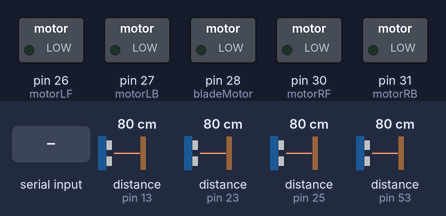
Simulated run of this sketch. Board: Arduino Mega 2560, built with avr-gcc and run on an emulated ATmega2560. Parts: switched loads named in the sketch (green lamp = pin HIGH). Wiring (inferred from the names in the program): 4 × ultrasonic range finder: trigger pin 12, echo pin 13 / trigger pin 22, echo pin 23 / trigger pin 34, echo pin 25 / trigger pin 52, echo pin 53. The inputs (shaded band) are chosen by the test bench; at power-on: distance to the obstacle (sensors on pin 13, pin 23, pin 25, pin 53) 80 cm. The echo pulse lasts 58.3 µs per cm; pins used as bus, display or sensor lines are not drawn; what the sketch prints to the serial monitor is not drawn.

Above: at 1.2 s.
1.3 s: "FWD\n" received over Serial
At 1.9 s:
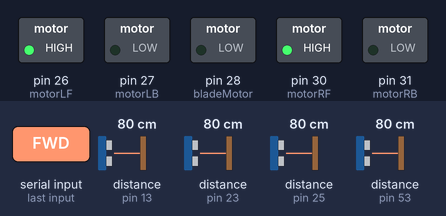
2.8 s: "BWD\n" received over Serial
At 4.0 s:
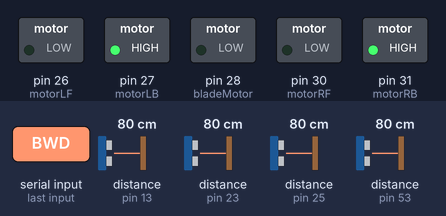
4.3 s: "LFT\n" received over Serial
At 4.9 s:
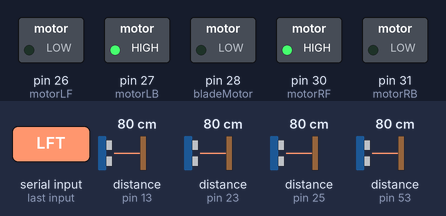
5.8 s: "RGT\n" received over Serial
At 6.8 s:
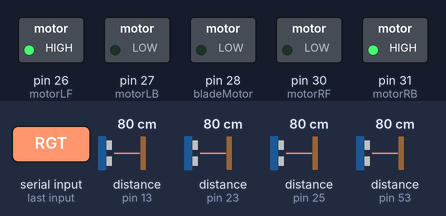
7.3 s: "BON\n" received over Serial
At 7.7 s:
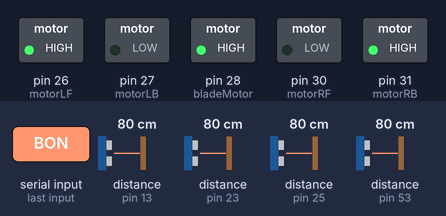
8.8 s: "STP\n" received over Serial
At 9.5 s:
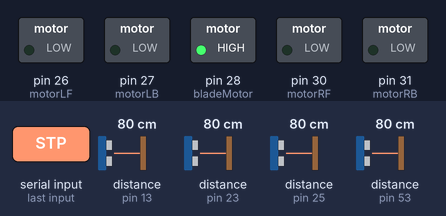
Timing chart, 0 to 11.3 s (numbered marks = the images above; inputs shaded):
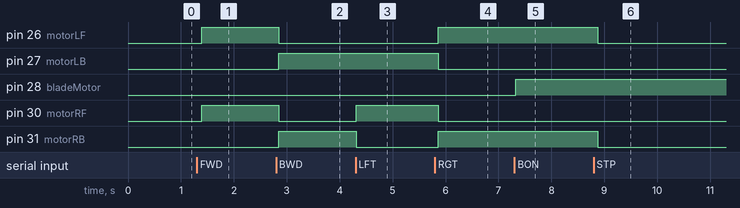

The sketch:

Arduino_Mega_Code.ino
```cpp
// ---------- MOTOR PINS ----------
int motorLF = 26;  // Left Front motor
int motorLB = 27;  // Left Back motor
int motorRF = 30;  // Right Front motor
int motorRB = 31;  // Right Back motor

// ---------- BLADE MOTOR ----------
int bladeMotor = 28;

// ---------- ULTRASONIC SENSOR PINS ----------
#define TRIG1 52
#define ECHO1 53

#define TRIG2 22
#define ECHO2 23

#define TRIG3 34
#define ECHO3 25

#define TRIG4 12
#define ECHO4 13

// ---------- MODE ----------
bool autoMode = false;

void setup() {
  Serial.begin(9600);

  // Motor pins
  pinMode(motorLF, OUTPUT);
  pinMode(motorLB, OUTPUT);
  pinMode(motorRF, OUTPUT);
  pinMode(motorRB, OUTPUT);

  pinMode(bladeMotor, OUTPUT);

  // Sonar pins
  pinMode(TRIG1, OUTPUT);  pinMode(ECHO1, INPUT);
  pinMode(TRIG2, OUTPUT);  pinMode(ECHO2, INPUT);
  pinMode(TRIG3, OUTPUT);  pinMode(ECHO3, INPUT);
  pinMode(TRIG4, OUTPUT);  pinMode(ECHO4, INPUT);

  Stop();
  digitalWrite(bladeMotor, LOW);
}

// ----------- SONAR READ FUNCTION ----------
long getDistance(int trigPin, int echoPin) {
  digitalWrite(trigPin, LOW);
  delayMicroseconds(2);
  digitalWrite(trigPin, HIGH);
  delayMicroseconds(10);
  digitalWrite(trigPin, LOW);

  long duration = pulseIn(echoPin, HIGH, 30000); // 30ms timeout
  long distance = duration * 0.034 / 2;
  if (distance == 0) distance = 999; // Out of range
  return distance;
}

// ----------- MOTOR FUNCTIONS ----------
void Forward() {
  digitalWrite(motorLF, HIGH);
  digitalWrite(motorLB, LOW);
  digitalWrite(motorRF, HIGH);
  digitalWrite(motorRB, LOW);
}

void Backward() {
  digitalWrite(motorLF, LOW);
  digitalWrite(motorLB, HIGH);
  digitalWrite(motorRF, LOW);
  digitalWrite(motorRB, HIGH);
}

void Left() {
  digitalWrite(motorLF, LOW);
  digitalWrite(motorLB, HIGH);
  digitalWrite(motorRF, HIGH);
  digitalWrite(motorRB, LOW);
}

void Right() {
  digitalWrite(motorLF, HIGH);
  digitalWrite(motorLB, LOW);
  digitalWrite(motorRF, LOW);
  digitalWrite(motorRB, HIGH);
}

void Stop() {
  digitalWrite(motorLF, LOW);
  digitalWrite(motorLB, LOW);
  digitalWrite(motorRF, LOW);
  digitalWrite(motorRB, LOW);
}

// ---------- AUTO MODE ----------
void autoDrive(long s1, long s2, long s3, long s4) {
  long minDist = min(min(s1, s2), min(s3, s4));

  if (minDist < 20) {
    Stop();
    delay(100);
    Backward();
    delay(300);
    Stop();
    delay(200);
    Right();
    delay(300);
    Stop();
  } else {
    Forward();
  }
}

void loop() {
  // ---- READ 4 SENSORS ----
  long s1 = getDistance(TRIG1, ECHO1);
  long s2 = getDistance(TRIG2, ECHO2);
  long s3 = getDistance(TRIG3, ECHO3);
  long s4 = getDistance(TRIG4, ECHO4);

  // ---- SEND TO ESP8266 ----
  Serial.print("S1:"); Serial.print(s1);
  Serial.print(" S2:"); Serial.print(s2);
  Serial.print(" S3:"); Serial.print(s3);
  Serial.print(" S4:"); Serial.println(s4);

  // ---- RECEIVE COMMAND FROM ESP8266 ----
  if (Serial.available()) {
    String cmd = Serial.readStringUntil('\n');
    cmd.trim();

    if (cmd == "FWD") Forward();
    else if (cmd == "BWD") Backward();
    else if (cmd == "LFT") Left();
    else if (cmd == "RGT") Right();
    else if (cmd == "STP") Stop();
    else if (cmd == "BON") digitalWrite(bladeMotor, HIGH);
    else if (cmd == "BOF") digitalWrite(bladeMotor, LOW);
    else if (cmd == "AUTO") autoMode = true;
    else if (cmd == "MANU") autoMode = false;
  }

  // ---- AUTO MODE IF ENABLED ----
  if (autoMode) {
    autoDrive(s1, s2, s3, s4);
  }

  delay(70); // smooth data rate
}
```

Measured:
- after the input at 1.3 s, pin 26 (motorLF), pin 30 (motorRF): LOW → HIGH after 0.09 s
- after the input at 2.8 s, pin 26 (motorLF), pin 30 (motorRF): HIGH → LOW after 0.05 s; pin 27 (motorLB), pin 31 (motorRB): LOW → HIGH after 0.05 s
- after the input at 4.3 s, pin 30 (motorRF): LOW → HIGH at once; pin 31 (motorRB): HIGH → LOW at once
- after the input at 5.8 s, pin 26 (motorLF), pin 31 (motorRB): LOW → HIGH after 0.07 s; pin 27 (motorLB), pin 30 (motorRF): HIGH → LOW after 0.07 s
- after the input at 7.3 s, pin 28 (bladeMotor): LOW → HIGH at once
- after the input at 8.8 s, pin 26 (motorLF), pin 31 (motorRB): HIGH → LOW after 0.08 s
